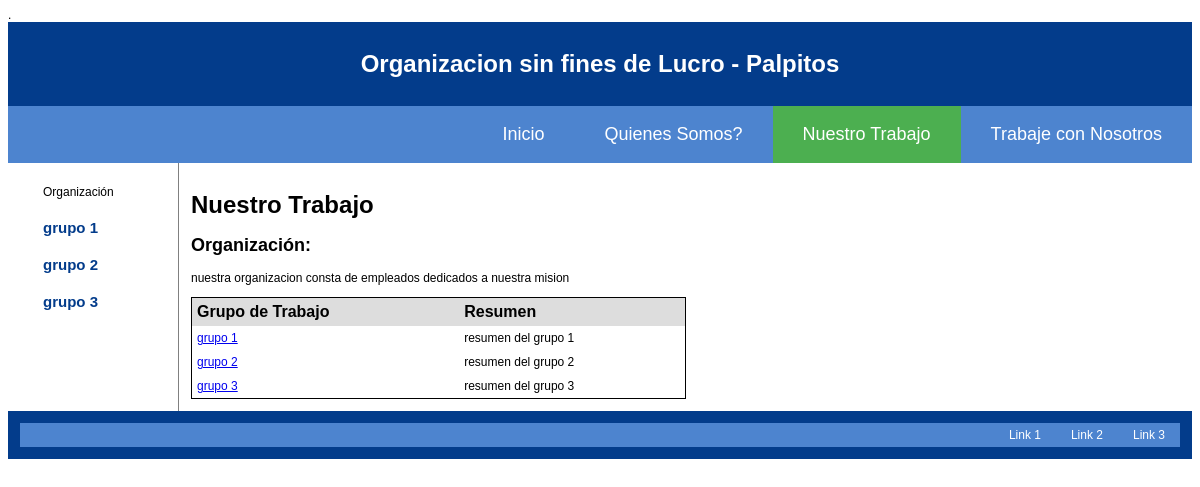
Before: /trabajo.php with the older database file.
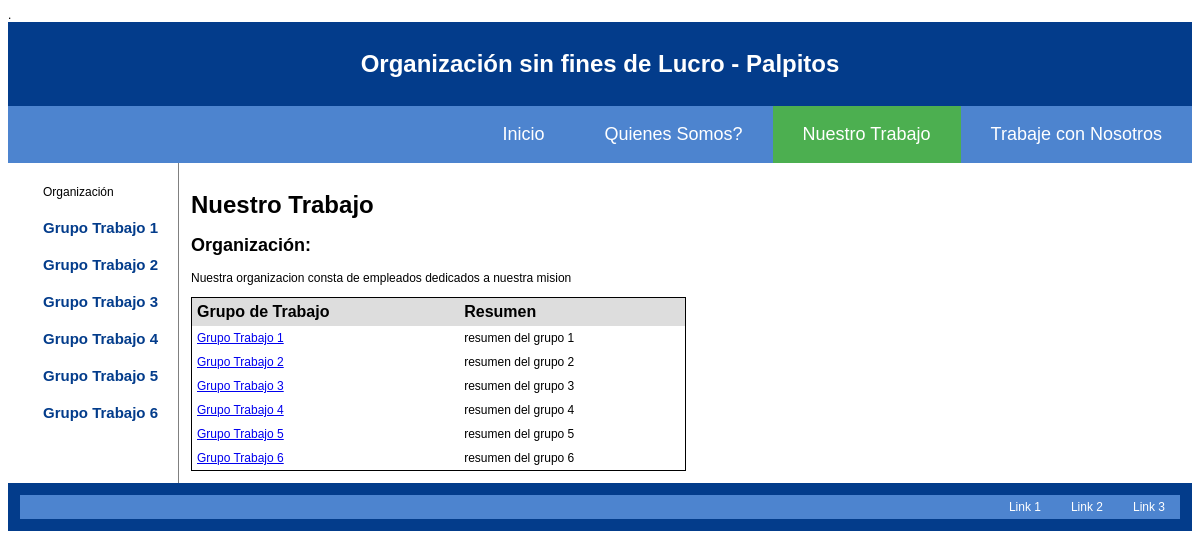
After: the same page with the newer database file.
### tables this page shows
CREATE TABLE `content` (
  `id` int(10) unsigned NOT NULL AUTO_INCREMENT,
  `key` varchar(32) NOT NULL,
  `content` blob NOT NULL,
  PRIMARY KEY (`id`)
);

CREATE TABLE `groups` (
  `id` int(10) unsigned NOT NULL AUTO_INCREMENT,
  `name` varchar(32) NOT NULL,
  `summary` blob NOT NULL,
  PRIMARY KEY (`id`)
);

### app/Startup.php (called while the page is built, shortened)
<?php
class DB
{
  private static $db;
  private $conn;
  public static function getInstance()
  {
    if (!DB::$db)
    {
      DB::$db = new DB();
    }
    return DB::$db;
  }
  private function openConnection()
  {
    $this->conn = @mysqli_init();
  }
  private function processParams($statement, $params)
  {
    if (is_array($params))
    {
      foreach ($params as $key=>$value)
      {
        $statement = str_replace("{".$key."}", @mysqli_escape_string($this->conn, $value), $statement);
      }
    }
    return $statement;
  }
  public function getData($statement, $params = array(), $single = false)
  {
    $statement = $this->processParams($statement, $params);
    $result = @mysqli_query($this->conn, "call $statement;");
    $data = array();
    if ($single)
    {
      $data = @mysqli_fetch_assoc($result);
    }
    else
    {
      for (; $currentRow = @mysqli_fetch_assoc($result);)
      {
        $data[] = $currentRow;
      }
    }
    return $data;
  }
}

### trabajo.php (the view)
<?php
$workActive = "active";
require_once 'header.php';
$data = $db->getData("content('{key}')", array('key'=>'organization'), true);
$organization = $data['content'];
?>
<?php
require_once 'side_menu.php';
?>
<section>
<article>
<h1>Nuestro Trabajo</h1>
<h2>Organización:</h2><p><?php echo $organization; ?></p>
<table class="table-line">
    <tr>
        <th>Grupo de Trabajo</th>
        <th>Resumen</th>
    </tr>
    <?php
    $groups = $db->getData("groups()");
    foreach ($groups as $group)
    {
        echo "<tr>";
        echo "<td><a href='group.php?id=".$group['id']."'>".$group['name']."</a></td>";
        echo "<td>".$group['summary']."</td>";
        echo "</tr>";
    }
    ?>
</table>
</article>
</section>
<?php
require_once 'footer.php';
?>

### header.php (shortened to what this page needs)
<?php
require_once ('app/Startup.php');
$db = DB::getInstance();
$data = $db->getData("content('{key}')", array('key'=>'name'), true);
$name = $data['content'];
?>
<!DOCTYPE html PUBLIC "-//W3C//DTD XHTML 1.0 Transitional//EN" "http://www.w3.org/TR/xhtml1/DTD/xhtml1-transitional.dtd">
<html xmlns="http://www.w3.org/1999/xhtml">
<head>
    <link rel="stylesheet" type="text/css" href="css.css">.
</head>
<body>
<div class="container">
    <header>
        <h1><?php echo $name; ?></h1>
    </header>
    <div class="topnav">
        <a class="<?php echo $contactActive ?>"  href="nosotros.php">Trabaje con Nosotros</a>
        <a class="<?php echo $workActive ?>"  href="trabajo.php">Nuestro Trabajo</a>
        <a class="<?php echo $usActive ?>"  href="quienes.php">Quienes Somos?</a>
        <a class="<?php echo $indexActive ?>"  href="index.php">Inicio</a>
    </div>

### side_menu.php
<nav>
    <ul>
        <li>Organización</li>
        <?php
        $db = DB::getInstance();
        $groups = $db->getData("groups()");
        foreach ($groups as $group)
        {
          echo "<li><a href=\"group.php?id=".$group['id']."\">".$group['name']."</a></li>";
        }
        ?>
    </ul>
</nav>

Changed rows visible on the page:
changed content: content "Organizacion sin fines de Lucro - Palpitos" → "Organización sin fines de Lucro - Palpitos"
changed groups "resumen del grupo 1": name "grupo 1" → "Grupo Trabajo 1"
changed groups "resumen del grupo 2": name "grupo 2" → "Grupo Trabajo 2"
changed groups "resumen del grupo 3": name "grupo 3" → "Grupo Trabajo 3"
added groups: name "Grupo Trabajo 4", summary "resumen del grupo 4"
added groups: name "Grupo Trabajo 5", summary "resumen del grupo 5"
added groups: name "Grupo Trabajo 6", summary "resumen del grupo 6"
changed content: content "nuestra organizacion consta de empleados dedicados a nuestra mision" → "Nuestra organizacion consta de empleados dedicados a nuestra mision"
